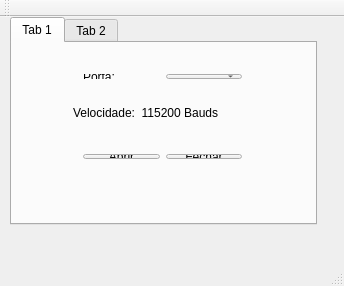
<?xml version="1.0" encoding="UTF-8"?>
<ui version="4.0">
 <class>MainWindow</class>
 <widget class="QMainWindow" name="MainWindow">
  <property name="geometry">
   <rect>
    <x>0</x>
    <y>0</y>
    <width>344</width>
    <height>286</height>
   </rect>
  </property>
  <property name="windowTitle">
   <string>MainWindow</string>
  </property>
  <widget class="QWidget" name="centralWidget">
   <widget class="QTabWidget" name="tabWidget">
    <property name="geometry">
     <rect>
      <x>10</x>
      <y>0</y>
      <width>307</width>
      <height>208</height>
     </rect>
    </property>
    <property name="currentIndex">
     <number>0</number>
    </property>
    <widget class="QWidget" name="tab">
     <attribute name="title">
      <string>Tab 1</string>
     </attribute>
     <widget class="QWidget" name="layoutWidget">
      <property name="geometry">
       <rect>
        <x>60</x>
        <y>20</y>
        <width>181</width>
        <height>27</height>
       </rect>
      </property>
      <layout class="QHBoxLayout" name="horizontalLayout">
       <item>
        <widget class="QLabel" name="label_serial_port">
         <property name="text">
          <string>Porta:</string>
         </property>
        </widget>
       </item>
       <item>
        <widget class="QComboBox" name="box_serial"/>
       </item>
      </layout>
     </widget>
     <widget class="QWidget" name="layoutWidget">
      <property name="geometry">
       <rect>
        <x>60</x>
        <y>100</y>
        <width>181</width>
        <height>27</height>
       </rect>
      </property>
      <layout class="QHBoxLayout" name="horizontalLayout_3">
       <item>
        <widget class="QPushButton" name="conectar">
         <property name="text">
          <string>Abrir</string>
         </property>
        </widget>
       </item>
       <item>
        <widget class="QPushButton" name="desconectar">
         <property name="text">
          <string>Fechar</string>
         </property>
        </widget>
       </item>
      </layout>
     </widget>
     <widget class="QWidget" name="layoutWidget">
      <property name="geometry">
       <rect>
        <x>50</x>
        <y>150</y>
        <width>231</width>
        <height>19</height>
       </rect>
      </property>
      <layout class="QHBoxLayout" name="horizontalLayout_4">
       <item>
        <widget class="QLabel" name="label_status">
         <property name="text">
          <string>Status:</string>
         </property>
        </widget>
       </item>
       <item>
        <widget class="QLabel" name="connection_status">
         <property name="text">
          <string/>
         </property>
        </widget>
       </item>
      </layout>
     </widget>
     <widget class="QLabel" name="label_velocidade">
      <property name="geometry">
       <rect>
        <x>61</x>
        <y>61</y>
        <width>181</width>
        <height>17</height>
       </rect>
      </property>
      <property name="text">
       <string>Velocidade:  115200 Bauds</string>
      </property>
     </widget>
    </widget>
    <widget class="QWidget" name="tab_2">
     <attribute name="title">
      <string>Tab 2</string>
     </attribute>
     <layout class="QHBoxLayout" name="horizontalLayout_7">
      <item>
       <layout class="QVBoxLayout" name="verticalLayout_3">
        <item>
         <layout class="QHBoxLayout" name="horizontalLayout_5">
          <item>
           <layout class="QVBoxLayout" name="verticalLayout">
            <item>
             <widget class="QLabel" name="label_nome">
              <property name="text">
               <string>Nome:</string>
              </property>
             </widget>
            </item>
            <item>
             <widget class="QLabel" name="label_preco_bruto">
              <property name="text">
               <string>Preço Bruto:</string>
              </property>
             </widget>
            </item>
            <item>
             <widget class="QLabel" name="label_desconto">
              <property name="text">
               <string>Desconto geral:</string>
              </property>
             </widget>
            </item>
            <item>
             <widget class="QLabel" name="label_desconto_atacado">
              <property name="text">
               <string>Desconto Atacado:</string>
              </property>
             </widget>
            </item>
           </layout>
          </item>
          <item>
           <layout class="QVBoxLayout" name="verticalLayout_2">
            <item>
             <widget class="QLineEdit" name="nome"/>
            </item>
            <item>
             <widget class="QLineEdit" name="preco_bruto"/>
            </item>
            <item>
             <widget class="QLineEdit" name="desconto"/>
            </item>
            <item>
             <widget class="QLineEdit" name="desconto_atacado"/>
            </item>
           </layout>
          </item>
         </layout>
        </item>
        <item>
         <layout class="QHBoxLayout" name="horizontalLayout_6">
          <item>
           <widget class="QPushButton" name="atualizar">
            <property name="text">
             <string>Atualizar</string>
            </property>
           </widget>
          </item>
          <item>
           <widget class="QLabel" name="reposicao">
            <property name="text">
             <string/>
            </property>
           </widget>
          </item>
         </layout>
        </item>
       </layout>
      </item>
     </layout>
    </widget>
   </widget>
  </widget>
  <widget class="QMenuBar" name="menuBar">
   <property name="geometry">
    <rect>
     <x>0</x>
     <y>0</y>
     <width>344</width>
     <height>22</height>
    </rect>
   </property>
  </widget>
  <widget class="QToolBar" name="mainToolBar">
   <attribute name="toolBarArea">
    <enum>TopToolBarArea</enum>
   </attribute>
   <attribute name="toolBarBreak">
    <bool>false</bool>
   </attribute>
  </widget>
  <widget class="QStatusBar" name="statusBar"/>
 </widget>
 <layoutdefault spacing="6" margin="11"/>
 <resources/>
 <connections/>
</ui>
